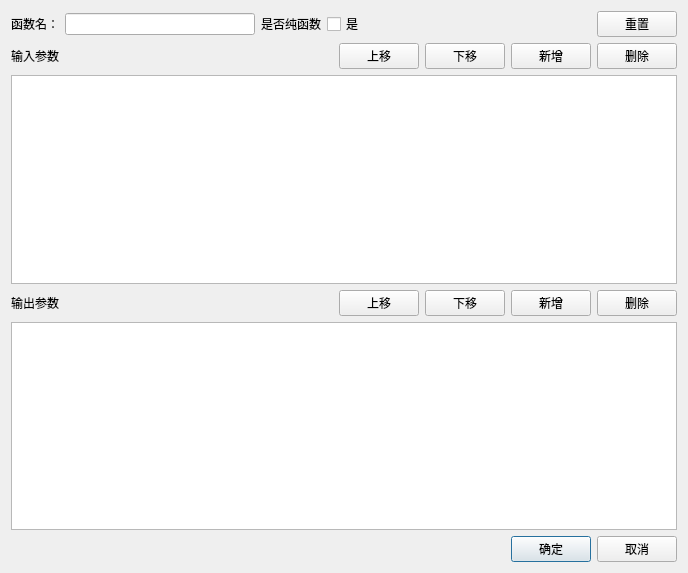
<?xml version="1.0" encoding="UTF-8"?>
<ui version="4.0">
 <class>JZNodeFuctionEditDialog</class>
 <widget class="QDialog" name="JZNodeFuctionEditDialog">
  <property name="geometry">
   <rect>
    <x>0</x>
    <y>0</y>
    <width>688</width>
    <height>573</height>
   </rect>
  </property>
  <property name="windowTitle">
   <string>FuctionEditDialog</string>
  </property>
  <layout class="QVBoxLayout" name="verticalLayout">
   <item>
    <widget class="QWidget" name="widget_2" native="true">
     <layout class="QVBoxLayout" name="verticalLayout_4">
      <property name="leftMargin">
       <number>0</number>
      </property>
      <property name="topMargin">
       <number>0</number>
      </property>
      <property name="rightMargin">
       <number>0</number>
      </property>
      <property name="bottomMargin">
       <number>0</number>
      </property>
      <item>
       <widget class="QWidget" name="widget_5" native="true">
        <layout class="QHBoxLayout" name="horizontalLayout_4">
         <property name="leftMargin">
          <number>0</number>
         </property>
         <property name="topMargin">
          <number>0</number>
         </property>
         <property name="rightMargin">
          <number>0</number>
         </property>
         <property name="bottomMargin">
          <number>0</number>
         </property>
         <item>
          <widget class="QLabel" name="label">
           <property name="text">
            <string>函数名：</string>
           </property>
          </widget>
         </item>
         <item>
          <widget class="QLineEdit" name="lineName"/>
         </item>
         <item>
          <widget class="QLabel" name="label_4">
           <property name="text">
            <string>是否纯函数</string>
           </property>
          </widget>
         </item>
         <item>
          <widget class="QCheckBox" name="boxFlow">
           <property name="text">
            <string>是</string>
           </property>
          </widget>
         </item>
         <item>
          <spacer name="horizontalSpacer">
           <property name="orientation">
            <enum>Qt::Horizontal</enum>
           </property>
           <property name="sizeHint" stdset="0">
            <size>
             <width>227</width>
             <height>20</height>
            </size>
           </property>
          </spacer>
         </item>
         <item>
          <widget class="QPushButton" name="btnReset">
           <property name="text">
            <string>重置</string>
           </property>
           <property name="autoDefault">
            <bool>false</bool>
           </property>
          </widget>
         </item>
        </layout>
       </widget>
      </item>
      <item>
       <widget class="QWidget" name="widget" native="true">
        <layout class="QVBoxLayout" name="verticalLayout_2">
         <property name="leftMargin">
          <number>0</number>
         </property>
         <property name="topMargin">
          <number>0</number>
         </property>
         <property name="rightMargin">
          <number>0</number>
         </property>
         <property name="bottomMargin">
          <number>0</number>
         </property>
         <item>
          <widget class="QWidget" name="widget_7" native="true">
           <layout class="QHBoxLayout" name="horizontalLayout_3">
            <property name="leftMargin">
             <number>0</number>
            </property>
            <property name="topMargin">
             <number>0</number>
            </property>
            <property name="rightMargin">
             <number>0</number>
            </property>
            <property name="bottomMargin">
             <number>0</number>
            </property>
            <item>
             <widget class="QLabel" name="label_2">
              <property name="text">
               <string>输入参数</string>
              </property>
             </widget>
            </item>
            <item>
             <spacer name="horizontalSpacer_4">
              <property name="orientation">
               <enum>Qt::Horizontal</enum>
              </property>
              <property name="sizeHint" stdset="0">
               <size>
                <width>196</width>
                <height>20</height>
               </size>
              </property>
             </spacer>
            </item>
            <item>
             <widget class="QPushButton" name="btnInUp">
              <property name="text">
               <string>上移</string>
              </property>
             </widget>
            </item>
            <item>
             <widget class="QPushButton" name="btnInDown">
              <property name="text">
               <string>下移</string>
              </property>
             </widget>
            </item>
            <item>
             <widget class="QPushButton" name="btnInAdd">
              <property name="text">
               <string>新增</string>
              </property>
             </widget>
            </item>
            <item>
             <widget class="QPushButton" name="btnInRemove">
              <property name="text">
               <string>删除</string>
              </property>
             </widget>
            </item>
           </layout>
          </widget>
         </item>
         <item>
          <widget class="QTableWidget" name="tableIn"/>
         </item>
        </layout>
       </widget>
      </item>
      <item>
       <widget class="QWidget" name="widget_4" native="true">
        <layout class="QVBoxLayout" name="verticalLayout_3">
         <property name="leftMargin">
          <number>0</number>
         </property>
         <property name="topMargin">
          <number>0</number>
         </property>
         <property name="rightMargin">
          <number>0</number>
         </property>
         <property name="bottomMargin">
          <number>0</number>
         </property>
         <item>
          <widget class="QWidget" name="widget_6" native="true">
           <layout class="QHBoxLayout" name="horizontalLayout">
            <property name="leftMargin">
             <number>0</number>
            </property>
            <property name="topMargin">
             <number>0</number>
            </property>
            <property name="rightMargin">
             <number>0</number>
            </property>
            <property name="bottomMargin">
             <number>0</number>
            </property>
            <item>
             <widget class="QLabel" name="label_3">
              <property name="text">
               <string>输出参数</string>
              </property>
             </widget>
            </item>
            <item>
             <spacer name="horizontalSpacer_3">
              <property name="orientation">
               <enum>Qt::Horizontal</enum>
              </property>
              <property name="sizeHint" stdset="0">
               <size>
                <width>196</width>
                <height>20</height>
               </size>
              </property>
             </spacer>
            </item>
            <item>
             <widget class="QPushButton" name="btnOutUp">
              <property name="text">
               <string>上移</string>
              </property>
             </widget>
            </item>
            <item>
             <widget class="QPushButton" name="btnOutDown">
              <property name="text">
               <string>下移</string>
              </property>
             </widget>
            </item>
            <item>
             <widget class="QPushButton" name="btnOutAdd">
              <property name="text">
               <string>新增</string>
              </property>
             </widget>
            </item>
            <item>
             <widget class="QPushButton" name="btnOutRemove">
              <property name="text">
               <string>删除</string>
              </property>
             </widget>
            </item>
           </layout>
          </widget>
         </item>
         <item>
          <widget class="QTableWidget" name="tableOut"/>
         </item>
        </layout>
       </widget>
      </item>
     </layout>
    </widget>
   </item>
   <item>
    <widget class="QWidget" name="widget_3" native="true">
     <layout class="QHBoxLayout" name="horizontalLayout_2">
      <property name="leftMargin">
       <number>0</number>
      </property>
      <property name="topMargin">
       <number>0</number>
      </property>
      <property name="rightMargin">
       <number>0</number>
      </property>
      <property name="bottomMargin">
       <number>0</number>
      </property>
      <item>
       <spacer name="horizontalSpacer_2">
        <property name="orientation">
         <enum>Qt::Horizontal</enum>
        </property>
        <property name="sizeHint" stdset="0">
         <size>
          <width>296</width>
          <height>20</height>
         </size>
        </property>
       </spacer>
      </item>
      <item>
       <widget class="QPushButton" name="btnOk">
        <property name="text">
         <string>确定</string>
        </property>
        <property name="autoDefault">
         <bool>true</bool>
        </property>
        <property name="default">
         <bool>true</bool>
        </property>
       </widget>
      </item>
      <item>
       <widget class="QPushButton" name="btnCancel">
        <property name="text">
         <string>取消</string>
        </property>
        <property name="autoDefault">
         <bool>false</bool>
        </property>
       </widget>
      </item>
     </layout>
    </widget>
   </item>
  </layout>
 </widget>
 <layoutdefault spacing="6" margin="11"/>
 <resources>
  <include location="../../JZNodeEditor.qrc"/>
 </resources>
 <connections/>
</ui>
